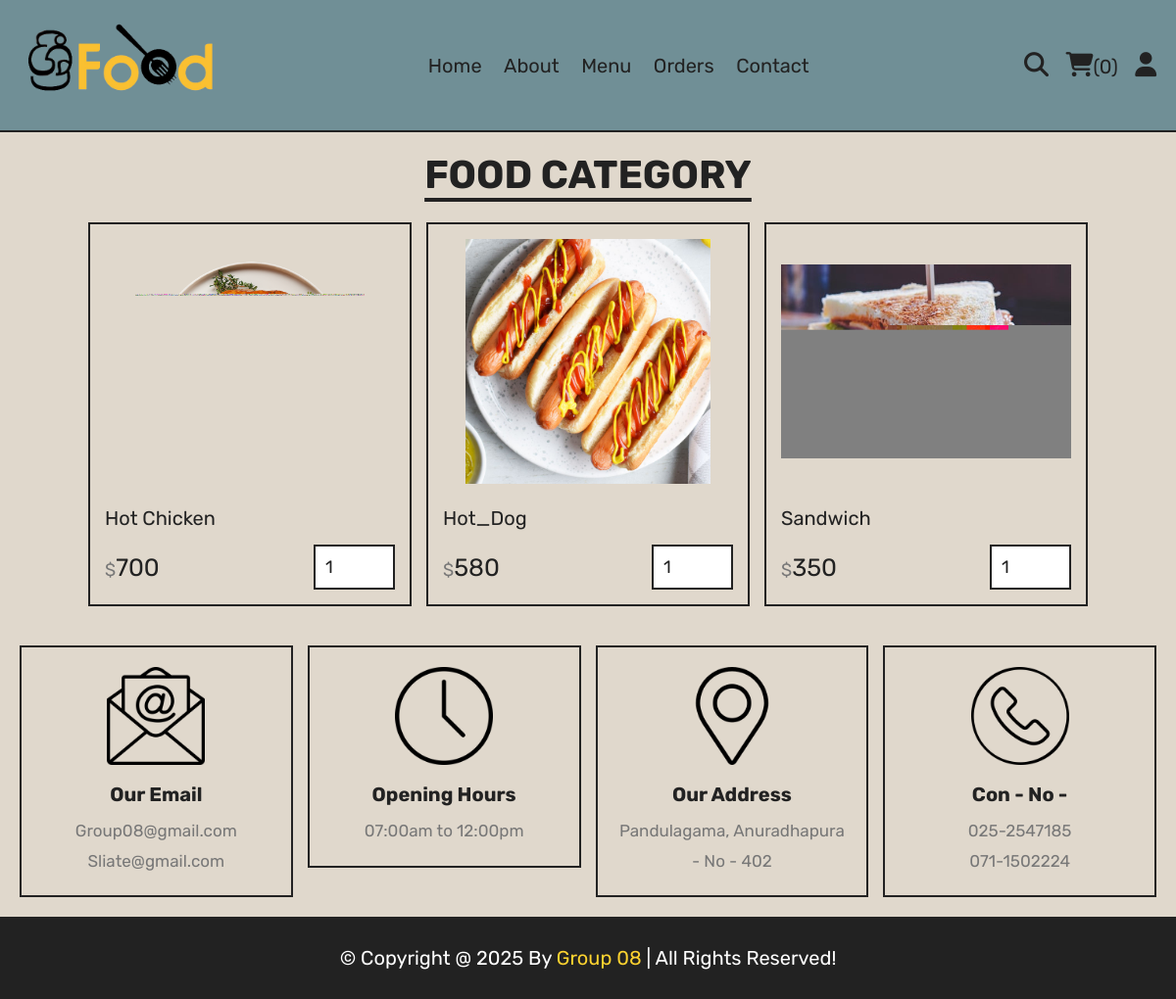
/category.php?category=fast food, run on the app's committed database.
### tables this page shows
CREATE TABLE `products` (
  `id` int(100) NOT NULL,
  `name` varchar(100) NOT NULL,
  `category` varchar(100) NOT NULL,
  `price` int(10) NOT NULL,
  `image` varchar(100) NOT NULL
);

### category.php (the view, shortened to what this page needs)
<?php
include 'components/connect.php';
?>
<!DOCTYPE html>
<html lang="en">
<head>
   <link rel="stylesheet" href="https://cdnjs.cloudflare.com/ajax/libs/font-awesome/6.1.1/css/all.min.css">
   <link rel="stylesheet" href="css/style.css">
   <link rel="stylesheet" href="css/back.css">
   <link rel="stylesheet" href="css/newbk.css">
   <link rel="stylesheet" href="aaa.css">
</head>
<body>
<?php include 'components/user_header.php'; ?>
<section class="products">
   <h1 class="title">Food Category</h1>
   <div class="box-container">
      <?php
         $category = $_GET['category'];
         $select_products = $conn->prepare("SELECT * FROM `products` WHERE category = ?");
         $select_products->execute([$category]);
         if($select_products->rowCount() > 0){
            while($fetch_products = $select_products->fetch(PDO::FETCH_ASSOC)){
      ?>
      <form action="" method="post" class="box">
         <img src="uploaded_img/<?= $fetch_products['image']; ?>" alt="">
         <div class="name"><?= $fetch_products['name']; ?></div>
         <div class="flex">
            <div class="price"><span>$</span><?= $fetch_products['price']; ?></div>
            <input type="number" name="qty" class="qty" min="1" max="99" value="1" maxlength="2">
         </div>
      </form>
      <?php
            }
         }else{
            echo '<p class="empty">no products added yet!</p>';
         }
      ?>
   </div>
</section>
<?php include 'components/footer.php'; ?>
</body>
</html>

### css/style.css (style rules this page uses)
:root { --yellow:#fed330; --red:#e74c3c; --white:#fff; --black:#222; --light-color:#777; --border:.2rem solid var(--black); }
* { font-family: 'Rubik', sans-serif; margin:0; padding:0; box-sizing: border-box; outline: none; border: none; text-decoration: none; }
html { font-size: 62.5%; overflow-x: hidden; scroll-behavior: smooth; stop-opacity: 7rem; }
section { margin:0 auto; max-width: 1200px; padding:2rem; }
.title { text-align: center; margin-bottom: 2.5rem; font-size: 4rem; color:var(--black); text-transform: uppercase; text-decoration: underline; text-underline-offset: 1rem; }
.products .box-container { display: grid; grid-template-columns: repeat(auto-fit, 33rem); justify-content: center; align-items: flex-start; gap:1.5rem; }
.products .box-container .box { border:var(--border); padding:1.5rem; position: relative; overflow: hidden; }
.products .box-container .box img { height: 25rem; width: 100%; object-fit: contain; margin-bottom: 1rem; }
.products .box-container .box .name { font-size: 2rem; color:var(--black); margin:1rem 0; }
.products .box-container .box .flex { display: flex; align-items: center; gap:1rem; margin-top: 1.5rem; }
.products .box-container .box .flex .price { margin-right: auto; font-size: 2.5rem; color:var(--black); }
.products .box-container .box .flex .price span { color:var(--light-color); font-size: 1.8rem; }
.products .box-container .box .flex .qty { padding:1rem; border:var(--border); font-size: 1.8rem; color:var(--black); }

### css/back.css (style rules this page uses)
body { background-color: lightblue; }

### css/newbk.css (style rules this page uses)
body { background-color: lightsteelblue; }

### aaa.css (style rules this page uses)
body { background-color:#E0D8CC ; }

### data on the page
products: image (picture), name "Hot Chicken", price "700"
products: image (picture), name "Hot_Dog", price "580"
products: image (picture), name "Sandwich", price "350"

### other printed values
$total_cart_items "0"
